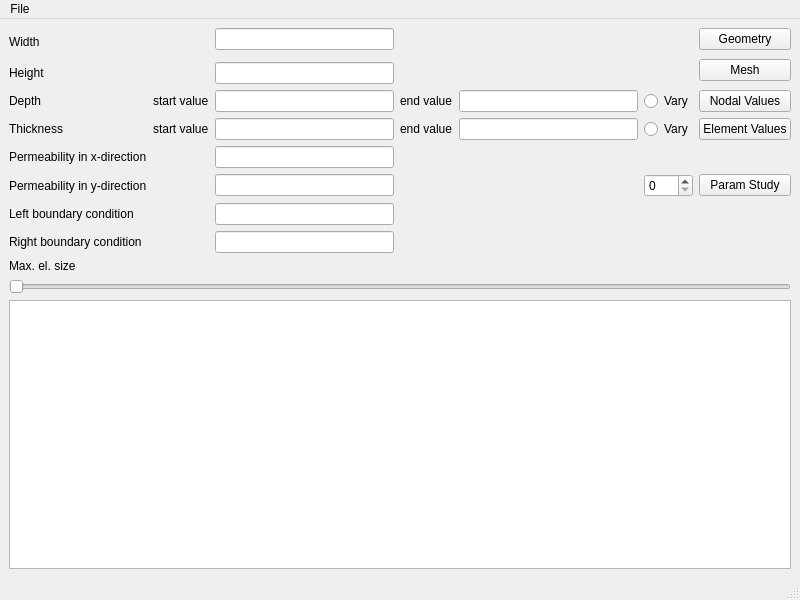
<?xml version="1.0" encoding="UTF-8"?>
<ui version="4.0">
 <class>MainWindow</class>
 <widget class="QMainWindow" name="MainWindow">
  <property name="geometry">
   <rect>
    <x>0</x>
    <y>0</y>
    <width>800</width>
    <height>600</height>
   </rect>
  </property>
  <property name="windowTitle">
   <string>MainWindow</string>
  </property>
  <widget class="QWidget" name="centralwidget">
   <layout class="QVBoxLayout" name="verticalLayout_2">
    <item>
     <layout class="QGridLayout" name="gridLayout">
      <item row="6" column="0">
       <widget class="QLabel" name="ky_text">
        <property name="text">
         <string>Permeability in y-direction</string>
        </property>
       </widget>
      </item>
      <item row="0" column="6">
       <widget class="QPushButton" name="show_geometry_button">
        <property name="text">
         <string>Geometry</string>
        </property>
       </widget>
      </item>
      <item row="3" column="2">
       <widget class="QLineEdit" name="d_edit"/>
      </item>
      <item row="0" column="4">
       <spacer name="horizontalSpacer_4">
        <property name="orientation">
         <enum>Qt::Orientation::Horizontal</enum>
        </property>
        <property name="sizeHint" stdset="0">
         <size>
          <width>40</width>
          <height>20</height>
         </size>
        </property>
       </spacer>
      </item>
      <item row="2" column="2">
       <widget class="QLineEdit" name="h_edit"/>
      </item>
      <item row="0" column="0" rowspan="2">
       <widget class="QLabel" name="w_text">
        <property name="text">
         <string>Width</string>
        </property>
       </widget>
      </item>
      <item row="0" column="2">
       <widget class="QLineEdit" name="w_edit"/>
      </item>
      <item row="1" column="6" rowspan="2">
       <widget class="QPushButton" name="show_mesh_button">
        <property name="text">
         <string>Mesh</string>
        </property>
       </widget>
      </item>
      <item row="4" column="5">
       <widget class="QRadioButton" name="paramvarytradio">
        <property name="text">
         <string>Vary</string>
        </property>
       </widget>
      </item>
      <item row="6" column="6">
       <widget class="QPushButton" name="param_button">
        <property name="text">
         <string>Param Study</string>
        </property>
       </widget>
      </item>
      <item row="3" column="5">
       <widget class="QRadioButton" name="paramvarydradio">
        <property name="text">
         <string>Vary</string>
        </property>
       </widget>
      </item>
      <item row="4" column="1">
       <widget class="QLabel" name="t_start">
        <property name="text">
         <string>start value</string>
        </property>
       </widget>
      </item>
      <item row="3" column="4">
       <widget class="QLineEdit" name="d_end_edit"/>
      </item>
      <item row="2" column="0">
       <widget class="QLabel" name="h_text">
        <property name="text">
         <string>Height</string>
        </property>
       </widget>
      </item>
      <item row="6" column="5">
       <widget class="QSpinBox" name="param_step"/>
      </item>
      <item row="3" column="3">
       <widget class="QLabel" name="d_end">
        <property name="text">
         <string>end value</string>
        </property>
       </widget>
      </item>
      <item row="7" column="0">
       <widget class="QLabel" name="left_bc_text">
        <property name="text">
         <string>Left boundary condition</string>
        </property>
       </widget>
      </item>
      <item row="5" column="2">
       <widget class="QLineEdit" name="kx_edit"/>
      </item>
      <item row="4" column="3">
       <widget class="QLabel" name="t_end">
        <property name="text">
         <string>end value</string>
        </property>
       </widget>
      </item>
      <item row="5" column="0">
       <widget class="QLabel" name="kx_text">
        <property name="text">
         <string>Permeability in x-direction</string>
        </property>
       </widget>
      </item>
      <item row="4" column="0">
       <widget class="QLabel" name="t_text">
        <property name="text">
         <string>Thickness</string>
        </property>
       </widget>
      </item>
      <item row="3" column="6">
       <widget class="QPushButton" name="show_nodal_values_button">
        <property name="text">
         <string>Nodal Values</string>
        </property>
       </widget>
      </item>
      <item row="4" column="6">
       <widget class="QPushButton" name="show_element_values_button">
        <property name="text">
         <string>Element Values</string>
        </property>
       </widget>
      </item>
      <item row="3" column="0">
       <widget class="QLabel" name="d_text">
        <property name="text">
         <string>Depth</string>
        </property>
       </widget>
      </item>
      <item row="3" column="1">
       <widget class="QLabel" name="d_start">
        <property name="text">
         <string>start value</string>
        </property>
       </widget>
      </item>
      <item row="4" column="2">
       <widget class="QLineEdit" name="t_edit"/>
      </item>
      <item row="6" column="2">
       <widget class="QLineEdit" name="ky_edit"/>
      </item>
      <item row="4" column="4">
       <widget class="QLineEdit" name="t_end_edit"/>
      </item>
      <item row="8" column="0">
       <widget class="QLabel" name="right_bc_text">
        <property name="text">
         <string>Right boundary condition</string>
        </property>
       </widget>
      </item>
      <item row="7" column="2">
       <widget class="QLineEdit" name="left_bc_edit"/>
      </item>
      <item row="8" column="2">
       <widget class="QLineEdit" name="right_bc_edit"/>
      </item>
     </layout>
    </item>
    <item>
     <widget class="QLabel" name="element_size_label">
      <property name="text">
       <string>Max. el. size</string>
      </property>
     </widget>
    </item>
    <item>
     <widget class="QSlider" name="element_size_slider">
      <property name="orientation">
       <enum>Qt::Orientation::Horizontal</enum>
      </property>
     </widget>
    </item>
    <item>
     <widget class="QPlainTextEdit" name="report_edit"/>
    </item>
   </layout>
  </widget>
  <widget class="QMenuBar" name="menubar">
   <property name="geometry">
    <rect>
     <x>0</x>
     <y>0</y>
     <width>800</width>
     <height>24</height>
    </rect>
   </property>
   <widget class="QMenu" name="menuFile">
    <property name="title">
     <string>File</string>
    </property>
    <addaction name="actionnew_action"/>
    <addaction name="actionopen_action"/>
    <addaction name="actionsave_action"/>
    <addaction name="actionsave_as_action"/>
    <addaction name="actionexit_action"/>
    <addaction name="actionexecute_action"/>
   </widget>
   <addaction name="menuFile"/>
  </widget>
  <widget class="QStatusBar" name="statusbar"/>
  <action name="actionnew_action">
   <property name="text">
    <string>new</string>
   </property>
  </action>
  <action name="actionopen_action">
   <property name="text">
    <string>open</string>
   </property>
  </action>
  <action name="actionsave_action">
   <property name="text">
    <string>save</string>
   </property>
  </action>
  <action name="actionsave_as_action">
   <property name="text">
    <string>save_as</string>
   </property>
  </action>
  <action name="actionexit_action">
   <property name="text">
    <string>exit</string>
   </property>
  </action>
  <action name="actionexecute_action">
   <property name="text">
    <string>execute</string>
   </property>
  </action>
 </widget>
 <resources/>
 <connections/>
</ui>
